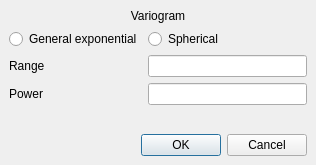
<?xml version="1.0" encoding="UTF-8"?>
<ui version="4.0">
 <author>Øystein Monsrud Arneson and Andreas B. Lindblad</author>
 <class>VariogramDialog1d</class>
 <widget class="QDialog" name="VariogramDialog1d">
  <property name="geometry">
   <rect>
    <x>0</x>
    <y>0</y>
    <width>316</width>
    <height>165</height>
   </rect>
  </property>
  <property name="windowTitle">
   <string>Variogram</string>
  </property>
  <layout class="QVBoxLayout">
   <property name="spacing">
    <number>6</number>
   </property>
   <property name="margin">
    <number>9</number>
   </property>
   <item>
    <widget class="QLabel" name="variogramLabel">
     <property name="text">
      <string>Variogram</string>
     </property>
     <property name="alignment">
      <set>Qt::AlignCenter</set>
     </property>
    </widget>
   </item>
   <item>
    <layout class="QGridLayout">
     <property name="margin">
      <number>0</number>
     </property>
     <property name="spacing">
      <number>6</number>
     </property>
     <item row="0" column="0">
      <widget class="QRadioButton" name="genexpRadioButton">
       <property name="toolTip">
        <string>&lt;qt&gt;The variogram will be general exponential.</string>
       </property>
       <property name="text">
        <string>General exponential</string>
       </property>
      </widget>
     </item>
     <item row="1" column="0">
      <widget class="QLabel" name="rangeLabel">
       <property name="toolTip">
        <string>&lt;qt&gt;Range in the azimuth direction.</string>
       </property>
       <property name="text">
        <string>Range</string>
       </property>
       <property name="buddy">
        <cstring>rangeLineEdit</cstring>
       </property>
      </widget>
     </item>
     <item row="1" column="1">
      <widget class="QLineEdit" name="rangeLineEdit">
       <property name="toolTip">
        <string>&lt;qt&gt;Range in the azimuth direction.</string>
       </property>
      </widget>
     </item>
     <item row="2" column="1">
      <widget class="QLineEdit" name="powerLineEdit">
       <property name="toolTip">
        <string>&lt;qt&gt;Value between 1 and 2 for the power of the general exponential variogram.</string>
       </property>
      </widget>
     </item>
     <item row="2" column="0">
      <widget class="QLabel" name="powerLabel">
       <property name="toolTip">
        <string>&lt;qt&gt;Value between 1 and 2 for the power of the general exponential variogram.</string>
       </property>
       <property name="text">
        <string>Power</string>
       </property>
       <property name="buddy">
        <cstring>powerLineEdit</cstring>
       </property>
      </widget>
     </item>
     <item row="0" column="1">
      <widget class="QRadioButton" name="sphericalRadioButton">
       <property name="toolTip">
        <string>&lt;qt&gt;The variogram will be spherical.</string>
       </property>
       <property name="text">
        <string>Spherical</string>
       </property>
      </widget>
     </item>
    </layout>
   </item>
   <item>
    <spacer>
     <property name="orientation">
      <enum>Qt::Vertical</enum>
     </property>
     <property name="sizeHint" stdset="0">
      <size>
       <width>297</width>
       <height>16</height>
      </size>
     </property>
    </spacer>
   </item>
   <item>
    <widget class="QDialogButtonBox" name="buttonBox">
     <property name="orientation">
      <enum>Qt::Horizontal</enum>
     </property>
     <property name="standardButtons">
      <set>QDialogButtonBox::Cancel|QDialogButtonBox::Ok</set>
     </property>
    </widget>
   </item>
  </layout>
 </widget>
 <tabstops>
  <tabstop>genexpRadioButton</tabstop>
  <tabstop>sphericalRadioButton</tabstop>
  <tabstop>rangeLineEdit</tabstop>
  <tabstop>powerLineEdit</tabstop>
  <tabstop>buttonBox</tabstop>
 </tabstops>
 <resources/>
 <connections>
  <connection>
   <sender>buttonBox</sender>
   <signal>rejected()</signal>
   <receiver>VariogramDialog1d</receiver>
   <slot>reject()</slot>
   <hints>
    <hint type="sourcelabel">
     <x>316</x>
     <y>260</y>
    </hint>
    <hint type="destinationlabel">
     <x>286</x>
     <y>274</y>
    </hint>
   </hints>
  </connection>
 </connections>
</ui>
